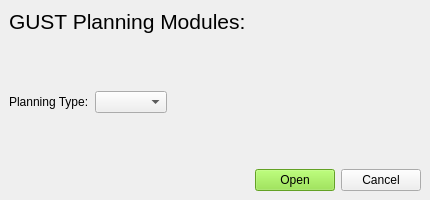
<?xml version="1.0" encoding="UTF-8"?>
<ui version="4.0">
 <class>MainWindow</class>
 <widget class="QMainWindow" name="MainWindow">
  <property name="geometry">
   <rect>
    <x>0</x>
    <y>0</y>
    <width>430</width>
    <height>200</height>
   </rect>
  </property>
  <property name="minimumSize">
   <size>
    <width>430</width>
    <height>200</height>
   </size>
  </property>
  <property name="maximumSize">
   <size>
    <width>430</width>
    <height>200</height>
   </size>
  </property>
  <property name="windowTitle">
   <string>MainWindow</string>
  </property>
  <widget class="QWidget" name="centralwidget">
   <layout class="QVBoxLayout" name="verticalLayout">
    <item>
     <widget class="QLabel" name="label_title">
      <property name="font">
       <font>
        <pointsize>16</pointsize>
       </font>
      </property>
      <property name="text">
       <string>GUST Planning Modules:</string>
      </property>
     </widget>
    </item>
    <item>
     <spacer name="verticalSpacer_2">
      <property name="orientation">
       <enum>Qt::Vertical</enum>
      </property>
      <property name="sizeHint" stdset="0">
       <size>
        <width>20</width>
        <height>40</height>
       </size>
      </property>
     </spacer>
    </item>
    <item>
     <layout class="QHBoxLayout" name="horizontalLayout">
      <item>
       <widget class="QLabel" name="label_types">
        <property name="text">
         <string>Planning Type:</string>
        </property>
       </widget>
      </item>
      <item>
       <widget class="QComboBox" name="comboBox_planning_types"/>
      </item>
      <item>
       <spacer name="horizontalSpacer_2">
        <property name="orientation">
         <enum>Qt::Horizontal</enum>
        </property>
        <property name="sizeHint" stdset="0">
         <size>
          <width>40</width>
          <height>20</height>
         </size>
        </property>
       </spacer>
      </item>
     </layout>
    </item>
    <item>
     <spacer name="verticalSpacer">
      <property name="orientation">
       <enum>Qt::Vertical</enum>
      </property>
      <property name="sizeHint" stdset="0">
       <size>
        <width>20</width>
        <height>40</height>
       </size>
      </property>
     </spacer>
    </item>
    <item>
     <layout class="QHBoxLayout" name="horizontalLayout_2">
      <item>
       <spacer name="horizontalSpacer">
        <property name="orientation">
         <enum>Qt::Horizontal</enum>
        </property>
        <property name="sizeHint" stdset="0">
         <size>
          <width>40</width>
          <height>20</height>
         </size>
        </property>
       </spacer>
      </item>
      <item>
       <widget class="QPushButton" name="pushButton_open">
        <property name="sizeIncrement">
         <size>
          <width>0</width>
          <height>0</height>
         </size>
        </property>
        <property name="styleSheet">
         <string notr="true">background-color: rgb(138, 226, 52);</string>
        </property>
        <property name="text">
         <string>Open</string>
        </property>
       </widget>
      </item>
      <item>
       <widget class="QPushButton" name="pushButton_cancel">
        <property name="text">
         <string>Cancel</string>
        </property>
       </widget>
      </item>
     </layout>
    </item>
   </layout>
  </widget>
 </widget>
 <resources/>
 <connections/>
</ui>
